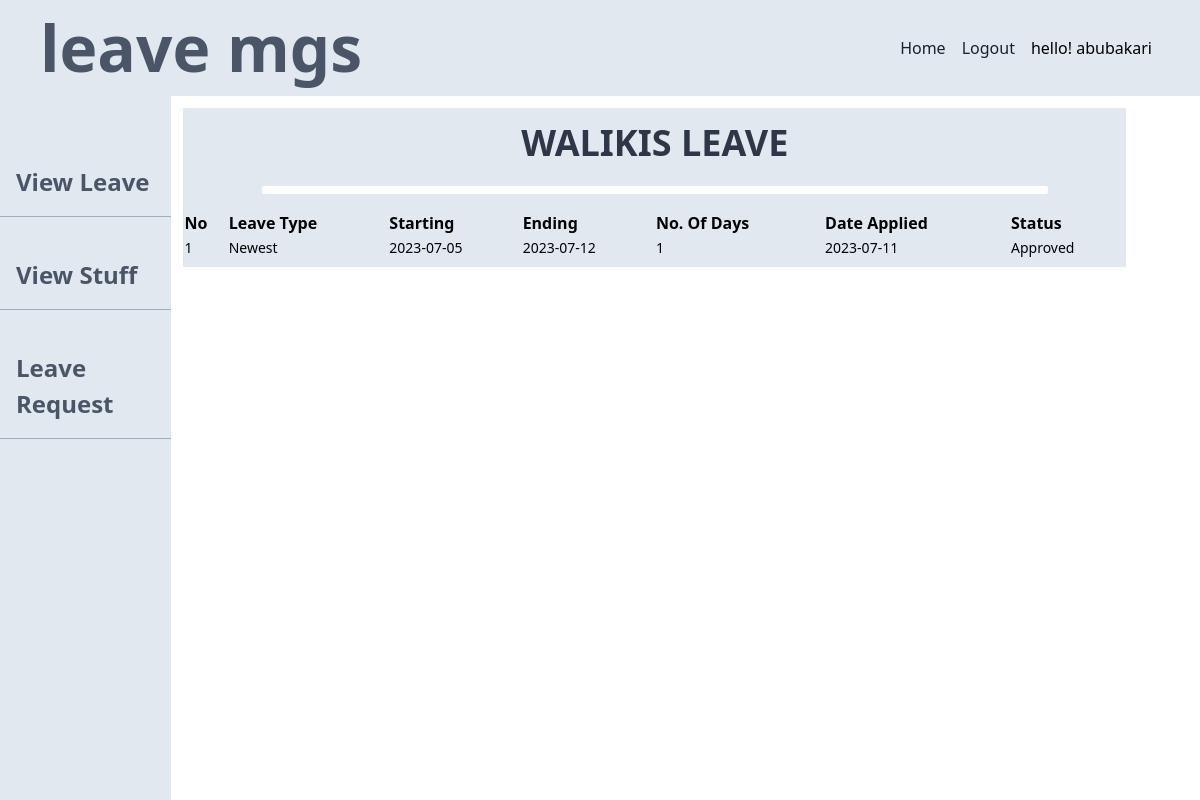
The app's page /cordinator/view_leave_history.php?staff_id=walidikowero@gmail.com (signed in) with its own data.
### tables this page shows
CREATE TABLE `staff` (
  `staff_id` varchar(50) NOT NULL,
  `first_name` varchar(50) NOT NULL,
  `middle_name` varchar(50) NOT NULL,
  `last_name` varchar(50) NOT NULL
);

CREATE TABLE `leave_requests` (
  `staff_id` varchar(50) NOT NULL,
  `leave_type` varchar(50) NOT NULL,
  `start_date` date NOT NULL,
  `end_date` date NOT NULL,
  `days_requested` int(2) NOT NULL,
  `date_applied` date NOT NULL,
  `leave_status` varchar(30) NOT NULL DEFAULT 'Pending'
);

### cordinator/view_leave_history.php (the view, shortened to what this page needs)
<?php
if($_SESSION['sid'] == session_id() && $_SESSION['user'] == "PC") {
    $pc_id = $_SESSION['pc_id'];
    $staff_id = $_GET['staff_id'];
    $mysqli = new mysqli("localhost", "root", "", "lms");
    $i = 1;
    $sql1 = "SELECT * FROM staff WHERE staff_id = '".$pc_id."'";
    $sql2 = "SELECT * FROM staff WHERE staff_id = '".$staff_id."'";
    $sql3 = "SELECT * FROM leave_requests WHERE staff_id = '".$staff_id."'";
    $result = $mysqli->query($sql1);
    $result2 = $mysqli->query($sql2);
    $result3 = $mysqli->query($sql3);
    while($row1 = $result->fetch_array(MYSQLI_ASSOC)) {
        $first_name = $row1['first_name'];
    }
    while($row2 = $result2->fetch_array(MYSQLI_ASSOC)) {
        $first_staff_name = $row2['first_name'];
    }
    ?>
<!DOCTYPE html>
<html lang="en">
<head>
    <link rel="stylesheet" href="../static/css/index.css">
</head>
<body>
    <div class="w-screen h-screen overflow-hidden">
        <div class="w-full bg-gray-300 items-center flex justify-between px-10 ">
            <div class="text-6xl font-bold text-gray-700"> leave mgs </div>
            <ul class="flex list-none">
                <li class="px-1 mx-1">
                    <a href="#" class="capitalize text-gray-900 hoever:text-gray-700 no-underline"> home</a>
                </li>
                <li class="px-1 mx-1">
                    <a href="#" class="capitalize text-gray-900 hoever:text-gray-700 no-underline"> logout</a>
                </li>
                <li class="px-1 mx-1">
                    hello! <?php echo $first_name ?>
                </li>
            </ul>
        </div>
        <div class="grid grid-cols-7">
            <aside class="col-span-1  pt-10 bg-gray-300 h-screen">
                <ul class="flex flex-col ">
                    <li class="w-full py-1 my-3 border-b py-4 px-4  border-gray-500">
                        <a href="./view_leave.php"
                            class=" capitalize text-2xl hover:text-gray-600 font-semibold no-underline text-gray-700">view
                            leave </a>
                    </li>
                    <li class="w-full py-1 my-3 border-b py-4 px-4  border-gray-500">
                        <a href="./view_stuff.php"
                            class=" capitalize text-2xl hover:text-gray-600 font-semibold no-underline text-gray-700">view
                            stuff </a>
                    </li>
                    <li class="w-full py-1 my-3 border-b py-4 px-4  border-gray-500">
                        <a href="./view_leave.php"
                            class=" capitalize text-2xl hover:text-gray-600 font-semibold no-underline text-gray-700">leave
                            request </a>
                    </li>
                </ul>
            </aside>
            <div class="col-span-6">
                <div class=" bg-gray-300  py-2 w-11/12 m-3">
                    <h1 class="text-4xl font-bold text-gray-800 uppercase text-center">
                        <?php echo ''.$first_staff_name.'s' ?>
                        leave </h1>
                    <div class=" w-10/12 py-1 mx-auto bg-white my-4 rounded-sm"></div>
                    <table class="w-full">
                        <thead class="py-2">
                            <tr class="border-b-1 border-gray-500">
                                <th class="capitalize text-left">no</th>
                                <th class="capitalize text-left">leave type</th>
                                <th class="capitalize text-left"> starting</th>
                                <th class="capitalize text-left"> ending</th>
                                <th class="capitalize text-left"> No. of Days</th>
                                <th class="capitalize text-left"> date applied</th>
                                <th class="capitalize text-left"> status</th>
                            </tr>
                        </thead>
                        <tbody>
                            <?php
                            while ($row5 = $result3->fetch_array(MYSQLI_ASSOC)) {
                                $leave_type = $row5['leave_type'];
                                $start_date = $row5['start_date'];
                                $end_date = $row5['end_date'];
                                $days_requested  = $row5['days_requested'];
                                $date_applied = $row5['date_applied'];
                                $status = $row5['leave_status'];
                                echo '<tr>
                                <td class="text-sm"> '.$i.' </td>
                                <td class="text-sm"> '.$leave_type.'</td>
                                <td class="text-sm  "> '.$start_date.'</td>
                                <td class="text-sm  "> '.$end_date.'</td>
                                <td class="text-sm "> '.$days_requested.' </td>
                                <td class="text-sm  "> '.$date_applied.' </td>
                                <td class="text-sm  "> '.$status.' </td>
                            </tr>';
                                $i++;
                            }
    ?>
                        </tbody>
                    </table>
                </div>
            </div>
        </div>
    </div>
</body>
</html>
<?php
} else {
    header("Location:./../index.html");
}
?>

### records on screen
staff: first_name "abubakari"
staff: first_name "WALIKI"
leave_requests: leave_type "Newest", start_date "2023-07-05", end_date "2023-07-12", days_requested "1", date_applied "2023-07-11", leave_status "Approved"
